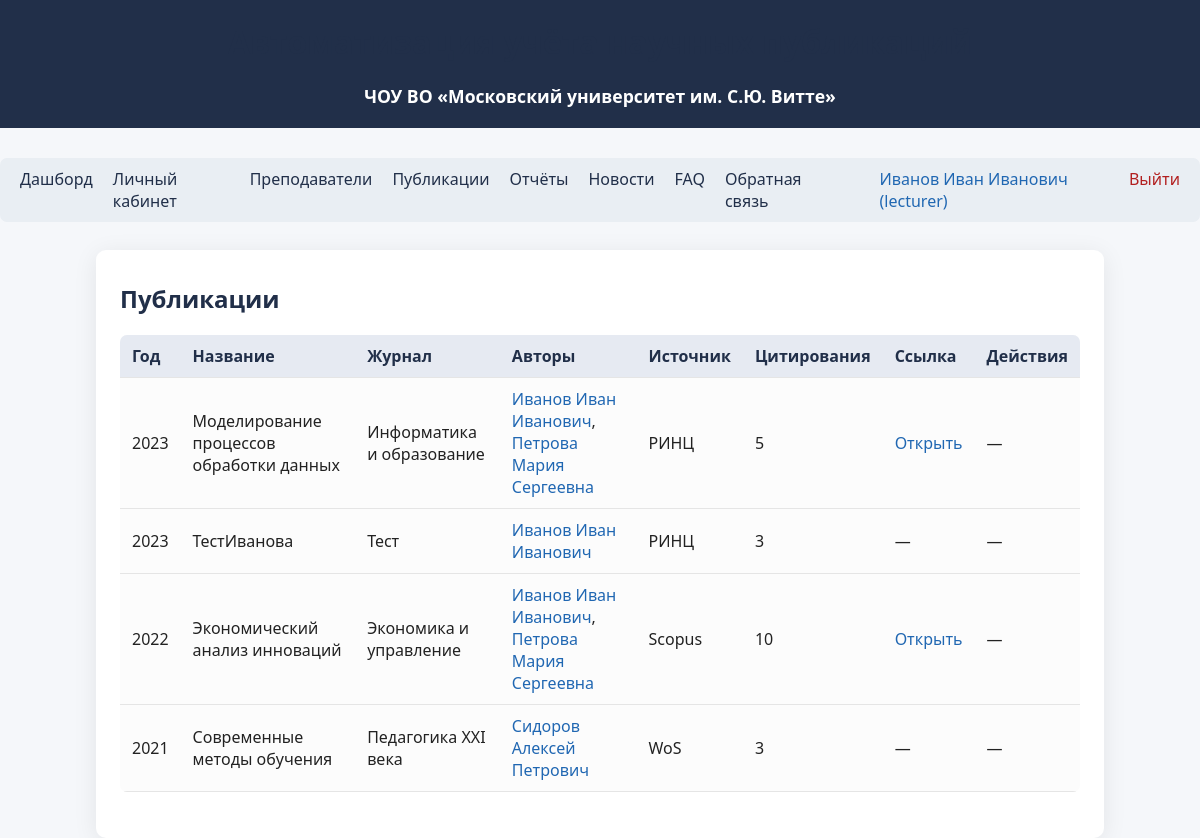
/publications (signed in), run on the app's committed database.
### tables this page shows
CREATE TABLE users (
            id INTEGER PRIMARY KEY AUTOINCREMENT,
            fio TEXT,
            email TEXT UNIQUE,
            password TEXT,
            role TEXT,
            lecturer_id INTEGER
        );

CREATE TABLE publications (
            id INTEGER PRIMARY KEY AUTOINCREMENT,
            title TEXT,
            year INTEGER,
            journal TEXT,
            source TEXT,
            link TEXT,
            citations INTEGER,
            doi TEXT,
            file_path TEXT,
            status TEXT DEFAULT 'new',
            review_comment TEXT,
            revision_deadline TEXT,
            reviewer_id INTEGER
        );

### app/routes.py (the view)
@bp.route('/publications')
def publications():
    pubs = get_all_publications()
    return render_template('publications.html', pubs=pubs)

### app/models.py (called while the page is built)
def get_db():
    db = getattr(g, '_database', None)
    if db is None:
        db = g._database = sqlite3.connect(DATABASE)
        db.row_factory = sqlite3.Row
    return db

def get_user_by_id(user_id):
    db = get_db()
    user = db.execute(
        "SELECT * FROM users WHERE id = ?", (user_id,)
    ).fetchone()
    return user

def get_all_lecturers():
    db = get_db()
    return db.execute(
        "SELECT * FROM lecturers"
    ).fetchall()

def get_all_publications():
    db = get_db()
    pubs = db.execute(
        "SELECT * FROM publications ORDER BY year DESC"
    ).fetchall()
    return pubs

def get_publications_by_lecturer(lecturer_id):
    db = get_db()
    pubs = db.execute(
        "SELECT p.* FROM publications p "
        "JOIN lecturer_publications lp ON p.id = lp.publication_id "
        "WHERE lp.lecturer_id = ? ORDER BY p.year DESC",
        (lecturer_id,)
    ).fetchall()
    return pubs

### app/routes.py (called while the page is built)
@bp.before_app_request
def load_logged_in_user():
    user_id = session.get('user_id')
    g.user = get_user_by_id(user_id) if user_id else None

### app/templates/publications.html (shortened to what this page needs)
{% extends "base.html" %}
{% block content %}
<h2>Публикации</h2>
<table>
    <thead>
        <tr>
            <th>Год</th>
            <th>Название</th>
            <th>Журнал</th>
            <th>Авторы</th>
            <th>Источник</th>
            <th>Цитирования</th>
            <th>Ссылка</th>
            <th>Действия</th>
        </tr>
    </thead>
    <tbody>
    {% for pub in pubs %}
        <tr>
            <td>{{ pub['year'] }}</td>
            <td>{{ pub['title'] }}</td>
            <td>{{ pub['journal'] }}</td>
            <td>
                {% set authors = [] %}
                {% for lecturer in get_all_lecturers() %}
                    {% for lp in get_publications_by_lecturer(lecturer['id']) %}
                        {% if lp['id'] == pub['id'] %}
                            {% set _ = authors.append('<a href="' ~ url_for('main.lecturer_profile', lecturer_id=lecturer['id']) ~ '">' ~ lecturer['fio'] ~ '</a>') %}
                        {% endif %}
                    {% endfor %}
                {% endfor %}
                {{ authors|join(', ')|safe }}
            </td>
            <td>{{ pub['source'] }}</td>
            <td>{{ pub['citations']|default(0) }}</td>
            <td>
                {% if pub['link'] %}
                    <a href="{{ pub['link'] }}" target="_blank">Открыть</a>
                {% else %}
                    —
                {% endif %}
            </td>
            <td>
                {% if g.user['role'] == 'admin' %}
                    <a href="{{ url_for('main.edit_publication', pub_id=pub['id']) }}">Редактировать</a> |
                    <form action="{{ url_for('main.delete_publication_route', pub_id=pub['id']) }}" method="post" class="delete-form" style="display:inline;">
                        <button type="submit" style="background:none;border:none;color:#b21f1f;cursor:pointer;padding:0;">Удалить</button>
                    </form>
                {% else %}
                    —
                {% endif %}
            </td>
        </tr>
    {% endfor %}
    </tbody>
</table>
{% endblock %}

### app/templates/base.html (shortened to what this page needs)
<!DOCTYPE html>
<html lang="ru">
<head>
    <link rel="stylesheet" href="{{ url_for('static', filename='css/style.css') }}">
</head>
<body>
    <div class="header">
        <h1>Автоматизация учёта научных публикаций</h1>
        <div style="font-size:1.1em;margin-top:5px;">
            <b>ЧОУ ВО «Московский университет им. С.Ю. Витте»</b>
        </div>
    </div>
    <nav>
        {% if g.user %}
            <a href="{{ url_for('main.dashboard') }}">Дашборд</a>
        {% endif %}
        <a href="{{ url_for('main.profile') }}">Личный кабинет</a>
        <a href="{{ url_for('main.lecturers') }}">Преподаватели</a>
        <a href="{{ url_for('main.publications') }}">Публикации</a>
        <a href="{{ url_for('main.reports') }}">Отчёты</a>
        <a href="{{ url_for('main.news_list') }}">Новости</a>
        <a href="{{ url_for('main.faq') }}">FAQ</a>
        <a href="{{ url_for('main.feedback') }}">Обратная связь</a>
        <span style="margin-left:25px;color:#2067b2;">
            {% if g.user %}
                {{ g.user['fio']|default('Пользователь') }} ({{ g.user['role']|default('') }})
            {% endif %}
        </span>
        {% if g.user %}
            <a href="{{ url_for('main.logout') }}" style="margin-left:auto;color:#b21f1f;">Выйти</a>
        {% else %}
            <a href="{{ url_for('main.login') }}" style="margin-left:auto;color:#2067b2;">Войти</a>
        {% endif %}
    </nav>
    <div class="container">
        {% block content %}{% endblock %}
    </div>
</body>
</html>

### app/static/css/style.css (style rules this page uses)
body { font-family: 'Segoe UI', Arial, sans-serif; background: #f5f7fa; margin: 0; padding: 0; color: #222; }
.header { background: #212f49; color: #fff; padding: 20px 0; text-align: center; margin-bottom: 30px; }
.container { max-width: 960px; margin: 0 auto; background: #fff; padding: 32px 24px 24px 24px; border-radius: 10px; box-shadow: 0 4px 24px 0 rgba(0,0,0,0.08); }
h1, h2, h3 { color: #212f49; margin-top: 0; }
a { color: #2067b2; text-decoration: none; }
nav { margin-bottom: 28px; background: #e9eef3; padding: 10px 20px; border-radius: 7px; display: flex; gap: 20px; justify-content: center; }
nav a { color: #212f49; font-weight: 500; }
table { border-collapse: collapse; width: 100%; margin-bottom: 22px; background: #fcfcfc; border-radius: 7px; overflow: hidden; }
th, td { padding: 10px 12px; text-align: left; border-bottom: 1px solid #e5e5e5; }
th { background: #e6eaf2; color: #212f49; font-weight: 600; }

### data on the page
users: user.fio "Иванов Иван Иванович", user.role "lecturer"
publications: year "2023", title "Моделирование процессов обработки данных", journal "Информатика и образование", authors "Иванов Иван Иванович , Петрова Мария Сергеевна", source "РИНЦ", citations "5"
publications: year "2023", title "ТестИванова", journal "Тест", authors "Иванов Иван Иванович", source "РИНЦ", citations "3"
publications: year "2022", title "Экономический анализ инноваций", journal "Экономика и управление", authors "Иванов Иван Иванович , Петрова Мария Сергеевна", source "Scopus", citations "10"
publications: year "2021", title "Современные методы обучения", journal "Педагогика XXI века", authors "Сидоров Алексей Петрович", source "WoS", citations "3"
